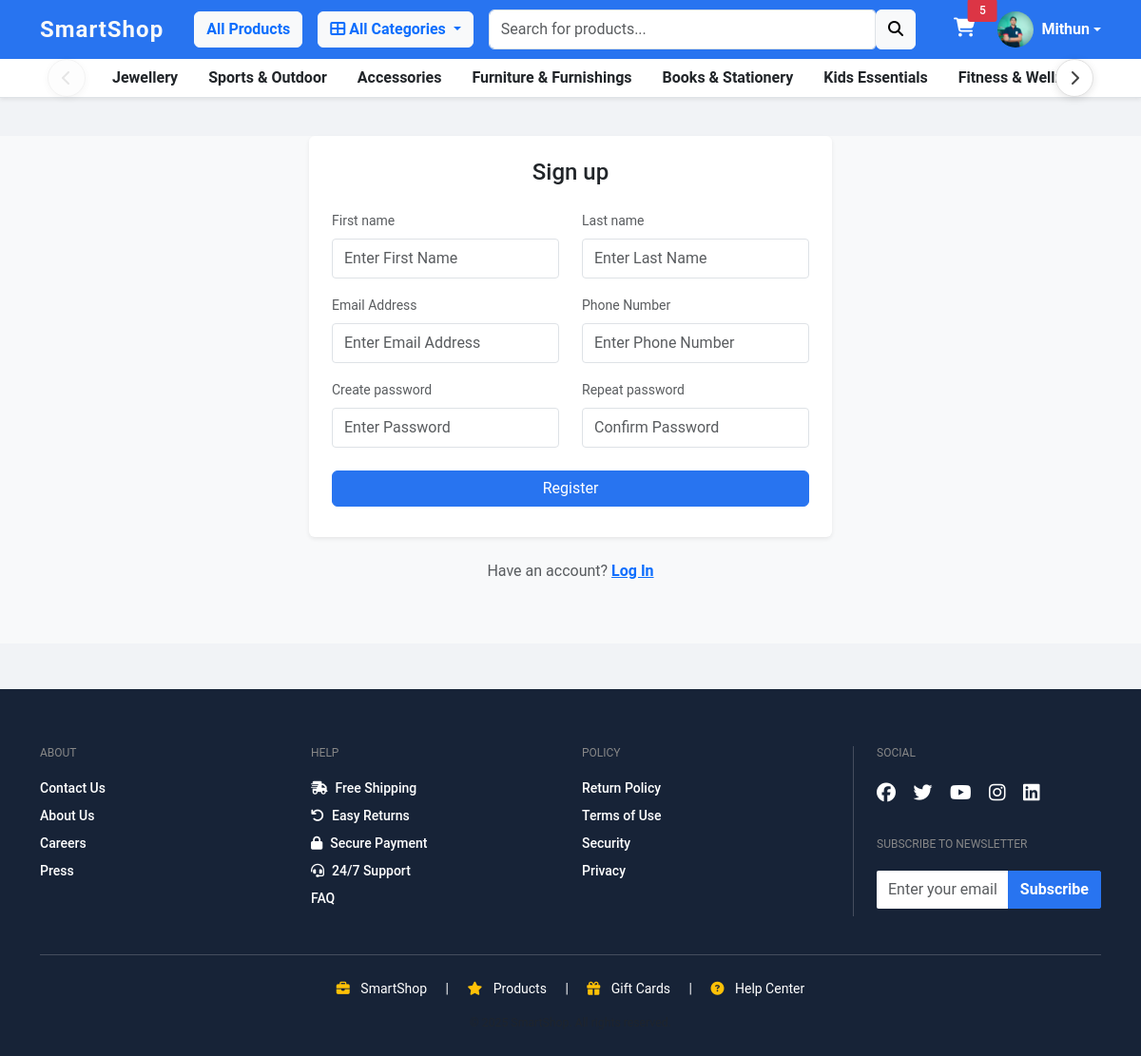
Page /accounts/register/ (signed in) on the committed database.
### accounts/models.py (models this page shows, shortened)
class Account(AbstractBaseUser):
    first_name = models.CharField(max_length=100)
    last_name = models.CharField(max_length=100)
    username = models.CharField(max_length=100, unique=True)
    email = models.EmailField(max_length=100, unique=True)
    phone_number = models.CharField(max_length=50)
    date_joined = models.DateTimeField(auto_now_add=True)
    last_login = models.DateTimeField(auto_now_add=True)
    is_admin = models.BooleanField(default=False)
    is_staff = models.BooleanField(default=False)
    is_active = models.BooleanField(default=False)
    is_superadmin = models.BooleanField(default=False)
    USERNAME_FIELD = 'email'
    REQUIRED_FIELDS = ['username', 'first_name', 'last_name']
    objects = MyAccountManager()

class UserProfile(models.Model):
    user = models.OneToOneField(Account, on_delete=models.CASCADE)
    address_line_1 = models.CharField(blank=True, max_length=100)
    address_line_2 = models.CharField(blank=True, max_length=100)
    profile_picture = models.ImageField(
        upload_to='userprofile', blank=True)
    city = models.CharField(blank=True, max_length=20)
    state = models.CharField(blank=True, max_length=20)
    country = models.CharField(blank=True, max_length=20)

### category/models.py (models this page shows, shortened)
class Category(models.Model):
    category_name = models.CharField(max_length=100)
    slug = models.SlugField(max_length=100, unique=True)
    description = models.TextField(blank=True, null=True)
    category_image = models.ImageField(
        upload_to='categories/', blank=True, null=True)
    parent = models.ForeignKey('self', on_delete=models.CASCADE, blank=True, null=True, related_name='children')
    class Meta:
        verbose_name = "Category"
        verbose_name_plural = "Categories"
    def get_url(self):
        return reverse('products_by_category', args=[self.slug])

### accounts/views.py (the view)
# urls.py: path('register/', views.register, name='register'),
def register(request):
    if request.method == 'POST':
        form = RegistrationForm(request.POST)
        if form.is_valid():
            first_name = form.cleaned_data['first_name']
            last_name = form.cleaned_data['last_name']
            phone_number = form.cleaned_data['phone_number']
            email = form.cleaned_data['email']
            password = form.cleaned_data['password']
            username = email.split('@')[0]
            if Account.objects.filter(email=email).exists():
                messages.error(request, 'An account with this email already exists. Please use a different email or login.')
                return redirect('register')
            base_username = username
            counter = 1
            while Account.objects.filter(username=username).exists():
                username = f"{base_username}{counter}"
                counter += 1
            try:
                user = Account.objects.create_user(
                    first_name=first_name, last_name=last_name, email=email, username=username, password=password)
                user.phone_number = phone_number
                user.is_active = True
                user.save()
                user.userprofile.profile_picture = 'default/user-default.png'
                user.userprofile.save()
                try:
                    cart = Cart.objects.get(cart_id=_cart_id(request))
                    cart_items = CartItem.objects.filter(cart=cart)
                    for cart_item in cart_items:
                        cart_item.user = user
                        cart_item.cart = None
                        cart_item.save()
                except Cart.DoesNotExist:
                    pass
                except Exception as e:
                    print(f"Error transferring cart during registration: {e}")
                auth.login(request, user)
                messages.success(request, f'Welcome {first_name}! Your account has been created successfully.')
                return redirect('dashboard')
            except Exception as e:
                messages.error(request, f'Registration failed. Please try again. Error: {str(e)}')
                return redirect('register')
    else:
        form = RegistrationForm()
    context = {
        'form': form
    }
    return render(request, 'accounts/register.html', context)

### accounts/forms.py (shortened to what this page needs)
class RegistrationForm(forms.ModelForm):
    password = forms.CharField(widget=forms.PasswordInput(attrs={
        'placeholder': 'Enter Password',
        'class': 'form-control'
    }))
    confirm_password = forms.CharField(widget=forms.PasswordInput(
        attrs={'placeholder': 'Confirm Password', 'class': 'form-control'}))
    class Meta:
        model = Account
        fields = ['first_name', 'last_name',
                  'phone_number', 'email', 'password']
    def __init__(self, *args, **kwargs):
        super(RegistrationForm, self).__init__(*args, **kwargs)
        self.fields['first_name'].widget.attrs['placeholder'] = 'Enter First Name'
        self.fields['last_name'].widget.attrs['placeholder'] = 'Enter Last Name'
        self.fields['phone_number'].widget.attrs['placeholder'] = 'Enter Phone Number'
        self.fields['email'].widget.attrs['placeholder'] = 'Enter Email Address'
        self.fields['password'].widget.attrs['placeholder'] = 'Enter Password'
        self.fields['confirm_password'].widget.attrs['placeholder'] = 'Confirm Password'
        for field in self.fields:
            self.fields[field].widget.attrs['class'] = 'form-control'

### carts/context_processors.py (called while the page is built)
def counter(request):
    cart_count = 0
    if 'admin' in request.path:
        return {}
    else:
        try:
            cart = Cart.objects.filter(cart_id=_cart_id(request))
            if request.user.is_authenticated:
                cart_items = CartItem.objects.all().filter(user=request.user)
            else:
                cart_items = CartItem.objects.all().filter(cart=cart[:1])
            for cart_item in cart_items:
                cart_count += cart_item.quantity
        except Cart.DoesNotExist:
            cart_count = 0
    return dict(cart_count=cart_count)

### carts/views.py (called while the page is built)
def _cart_id(request):
    cart = request.session.session_key
    if not cart:
        cart = request.session.create()
    return cart

### category/context_processors.py (called while the page is built)
def menu_links(request):
    links = Category.objects.filter(parent=None)
    return dict(links=links)

### smartShop/context_processors.py (called while the page is built)
def paypal(request):
    client_id = config('PAYPAL_CLIENT_ID', default='sb')
    if not client_id:
        client_id = 'sb'
    return {
        'PAYPAL_CLIENT_ID': client_id,
    }

def razorpay(request):
    key_id = config('RAZORPAY_KEY_ID', default='')
    return {
        'RAZORPAY_KEY_ID': key_id,
    }

### templates/accounts/register.html (shortened to what this page needs)
{% extends 'base.html' %}
{% block content %}
<section class="section-content padding-y bg-light">
	<div class="card mx-auto shadow-sm border-0" style="max-width:550px; margin-top:40px;">
      <article class="card-body p-4">
		<header class="mb-4 text-center"><h4 class="card-title">Sign up</h4></header>
		<form action="{% url 'register' %}" method="POST">
            <div class="row mb-3">
                <div class="col-md-6">
                    <label class="form-label small text-muted">First name</label>
                    {{ form.first_name }}
                </div>
                <div class="col-md-6">
                    <label class="form-label small text-muted">Last name</label>
                    {{ form.last_name }}
                </div>
            </div>
            <div class="row mb-3">
                <div class="col-md-6">
                    <label class="form-label small text-muted">Email Address</label>
                    {{form.email}}
                </div>
                <div class="col-md-6">
                    <label class="form-label small text-muted">Phone Number</label>
                    {{form.phone_number}}
                </div>
            </div>
            <div class="row mb-3">
                <div class="col-md-6">
                    <label class="form-label small text-muted">Create password</label>
                    {{ form.password }}
                </div>
                <div class="col-md-6">
                    <label class="form-label small text-muted">Repeat password</label>
                    {{form.confirm_password}}
                </div>
            </div>
            <div class="d-grid mt-4">
                <button type="submit" class="btn btn-primary btn-block"> Register  </button>
            </div>
		</form>
	  </article>
    </div>
    <p class="text-center mt-4 text-muted">Have an account? <a href="{% url 'login' %}" class="fw-bold text-primary">Log In</a></p>
    <br><br>
</section>
{% endblock %}

### templates/includes/navbar.html (shortened to what this page needs)
{% load static %}
<nav
  class="navbar navbar-expand-lg navbar-dark"
  style="background-color: #2874f0"
>
  <div class="container">
    <a class="navbar-brand fw-bold text-light" href="{% url 'home' %}">
      SmartShop
    </a>
    <div class="collapse navbar-collapse" id="mainNavbar">
      <ul class="navbar-nav me-auto mb-2 mb-lg-0">
        <li class="nav-item">
          <a
            href="{% url 'products' %}"
            class="btn btn-light text-primary fw-semibold ms-3"
          >
            All Products
          </a>
        </li>
        <li class="nav-item dropdown ms-3">
          <button
            class="btn btn-light text-primary fw-semibold dropdown-toggle"
            data-bs-toggle="dropdown"
          >
            <i class="fa fa-th-large"></i> All Categories
          </button>
        </li>
      </ul>
      <div class="d-flex mx-lg-3 my-2 my-lg-0 flex-grow-1 position-relative" id="searchWrapper">
        <form
          class="d-flex flex-grow-1"
          action="{% url 'search' %}"
          method="GET"
          id="searchForm"
        >
          <input
            class="form-control rounded-start"
            type="text"
            name="keyword"
            id="searchInput"
            placeholder="Search for products..."
            autocomplete="off"
          />
          <button class="btn btn-light rounded-end" type="submit">
            <i class="fa fa-search"></i>
          </button>
        </form>
      </div>
      <ul class="navbar-nav ms-lg-3 mb-2 mb-lg-0 align-items-center">
        <li class="nav-item position-relative">
          <a href="{% url 'cart' %}" class="nav-link text-white fw-semibold">
            <i class="fa fa-shopping-cart fs-5"></i>
            {% if cart_count > 0 %}
            <span
              class="badge bg-danger position-absolute top-0 start-100 translate-middle"
            >
              {{ cart_count }}
            </span>
            {% endif %}
          </a>
        </li>
        <li class="nav-item ms-3">
          {% if not user.is_authenticated %}
          <div class="text-white small">
            Welcome guest! <br />
            <a href="{% url 'login' %}" class="text-white fw-semibold"
              >Sign in</a
            >
            <span class="mx-1">|</span>
            <a href="{% url 'register' %}" class="text-white fw-semibold"
              >Register</a
            >
          </div>
          {% else %}
          <div class="dropdown">
            <a
              class="d-flex align-items-center text-white text-decoration-none dropdown-toggle"
              href="#"
              id="profileDropdown"
              data-bs-toggle="dropdown"
              aria-expanded="false"
            >
              {% if user.userprofile.profile_picture and user.userprofile.profile_picture.name %}
              <img
                src="{{ user.userprofile.profile_picture.url }}"
                class="rounded-circle me-2"
                width="38"
                height="38"
                alt="User Profile"
                style="object-fit: cover;"
              />
              {% endif %}
              <span class="fw-semibold">{{ user.first_name }}</span>
            </a>
          </div>
          {% endif %}
        </li>
      </ul>
    </div>
  </div>
</nav>
<nav class="bg-white shadow-sm border-bottom category-nav-wrapper">
  <div class="container position-relative">
    <button class="category-scroll-btn category-scroll-left" id="scrollLeftBtn" aria-label="Scroll Left">
      <i class="fa fa-chevron-left"></i>
    </button>
    <div class="d-flex flex-nowrap overflow-auto py-2 category-scroll-container" id="categoryScrollContainer"
         style="scrollbar-width: none; -ms-overflow-style: none; scroll-behavior: smooth;">
      {% for category in links %}
      <div class="nav-item dropdown px-3">
        <a
          class="nav-link text-dark fw-semibold text-nowrap {% if category.children.all %}dropdown-toggle{% endif %}"
          href="{{ category.get_url }}"
        >
          {{ category.category_name }}
        </a>
      </div>
      {% endfor %}
    </div>
    <button class="category-scroll-btn category-scroll-right" id="scrollRightBtn" aria-label="Scroll Right">
      <i class="fa fa-chevron-right"></i>
    </button>
  </div>
</nav>

### static/css/style.css (style rules this page uses)
body { background-color: #f1f3f6; font-family: 'Roboto', sans-serif; }
.btn-primary { background-color: #2874f0; border-color: #2874f0; }

### static/css/enhancements.css (style rules this page uses)
.badge { padding: 6px 12px; border-radius: 3px; font-weight: 500; font-size: 12px; }
a, button, .btn { transition: all 0.3s ease; }
.navbar-brand { font-size: 1.5rem; letter-spacing: 1px; }
.badge.bg-danger { animation: pulse 2s infinite; }

### templates/includes/navbar.html (style rules this page uses)
.category-nav-wrapper { position: relative; }
.category-scroll-btn { position: absolute; top: 50%; transform: translateY(-50%); z-index: 10; background: white; color: #424242; border: 1px solid #e0e0e0; border-radius: 50%; width: 40px; height: 40px; display: flex; align-items: center; justify-content: center; cursor: pointer; opacity: 0; transition: all 0.3s ease; box-shadow: 0 2px 8px rgba(0, 0, 0, 0.1); }
.category-scroll-left { left: 20px; }
.category-scroll-right { right: 20px; }
.category-scroll-btn i { font-size: 16px; }
.category-scroll-btn.active { opacity: 1; }
.category-scroll-btn:disabled { opacity: 0.4; cursor: not-allowed; background: #fafafa; color: #bdbdbd; }
.category-scroll-container { scroll-behavior: smooth; padding: 0 60px; }
#searchWrapper { position: relative; }

### templates/accounts/register.html (style rules this page uses)
.form-control { padding: 0.5rem 0.75rem; border-radius: 0.25rem; }

### rows in the picture
Account: userprofile.profile_picture (picture), first_name "Mithun"
Category: category_name "Jewellery"
Category: category_name "Sports & Outdoor"
Category: category_name "Accessories"
Category: category_name "Furniture & Furnishings"
Category: category_name "Books & Stationery"
Category: category_name "Kids Essentials"
Category: category_name "Fitness & Wellness"

### other values in the picture
{{ cart_count }} "5"
